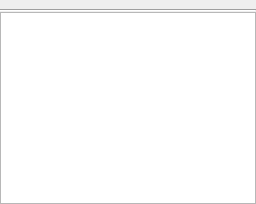
         <widget class="QWidget" name="TSh_ChTP">
          <attribute name="title">
           <string>TSh_ChTP</string>
          </attribute>
          <layout class="QVBoxLayout" name="verticalLayout_8">
           <property name="spacing">
            <number>0</number>
           </property>
           <property name="leftMargin">
            <number>0</number>
           </property>
           <property name="topMargin">
            <number>0</number>
           </property>
           <property name="rightMargin">
            <number>0</number>
           </property>
           <property name="bottomMargin">
            <number>0</number>
           </property>
           <item>
            <widget class="QWidget" name="Panel_ChTPPageControl" native="true">
             <property name="maximumSize">
              <size>
               <width>16777215</width>
               <height>28</height>
              </size>
             </property>
             <layout class="QVBoxLayout" name="verticalLayout_13">
              <property name="spacing">
               <number>0</number>
              </property>
              <property name="leftMargin">
               <number>0</number>
              </property>
              <property name="topMargin">
               <number>0</number>
              </property>
              <property name="rightMargin">
               <number>0</number>
              </property>
              <property name="bottomMargin">
               <number>0</number>
              </property>
              <item>
               <widget class="QLabel" name="ChTPPage_Control">
                <property name="maximumSize">
                 <size>
                  <width>400</width>
                  <height>16777215</height>
                 </size>
                </property>
                <property name="font">
                 <font>
                  <pointsize>6</pointsize>
                 </font>
                </property>
                <property name="text">
                 <string/>
                </property>
                <property name="pixmap">
                 <pixmap resource="resource.qrc">:/icons/Icons/ButtonIcons/Up.ico</pixmap>
                </property>
                <property name="alignment">
                 <set>Qt::AlignCenter</set>
                </property>
               </widget>
              </item>
              <item>
               <widget class="Line" name="line_5">
                <property name="orientation">
                 <enum>Qt::Horizontal</enum>
                </property>
               </widget>
              </item>
             </layout>
            </widget>
           </item>
           <item>
            <widget class="QWidget" name="Panel_ChTPData" native="true">
             <layout class="QVBoxLayout" name="verticalLayout_16">
              <property name="spacing">
               <number>0</number>
              </property>
              <property name="leftMargin">
               <number>0</number>
              </property>
              <property name="topMargin">
               <number>0</number>
              </property>
              <property name="rightMargin">
               <number>0</number>
              </property>
              <property name="bottomMargin">
               <number>0</number>
              </property>
              <item>
               <widget class="QTableView" name="DBTable_ChTP"/>
              </item>
             </layout>
            </widget>
           </item>
          </layout>
         </widget>
